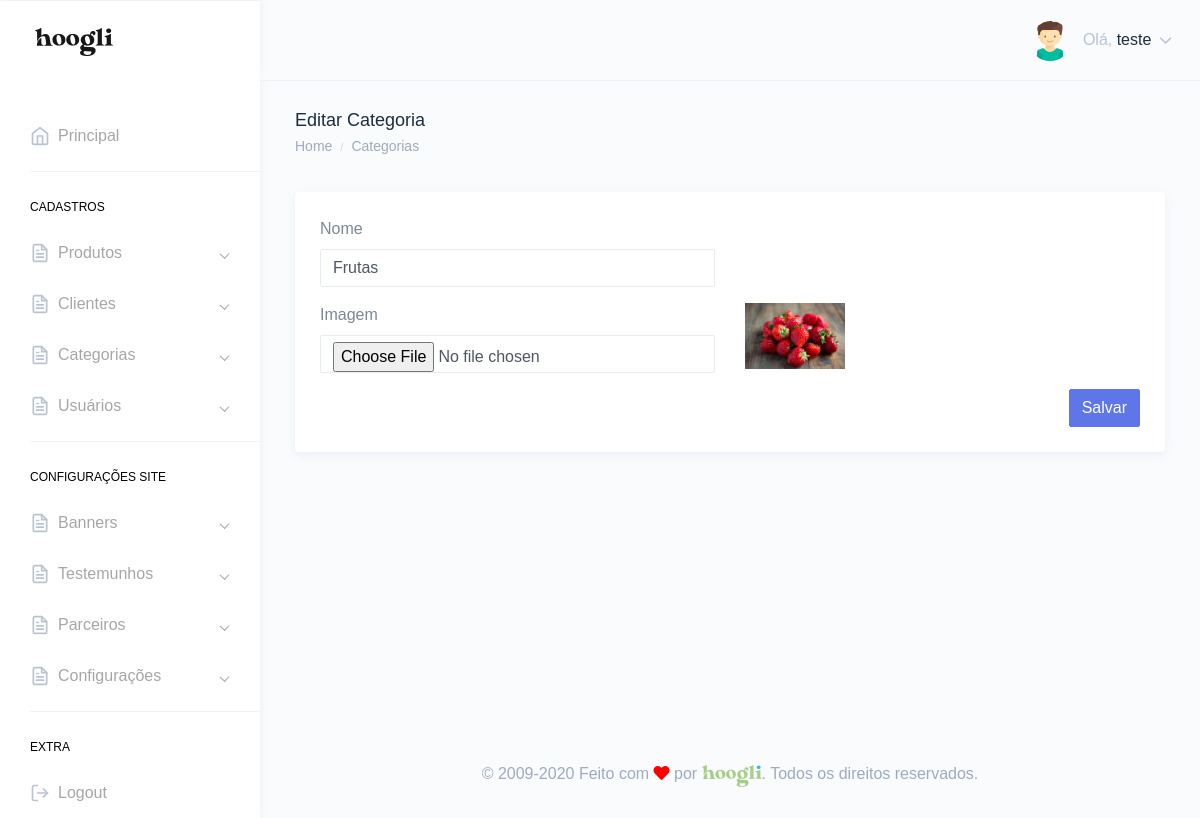
Page /painel/editar-categoria.php?id=1 (signed in) on the committed database.
### tables this page shows
CREATE TABLE `tbl_usuarios` (
  `id` int(11) NOT NULL,
  `nome` varchar(250) DEFAULT NULL,
  `email` varchar(250) DEFAULT NULL,
  `telefone` varchar(250) DEFAULT NULL,
  `endereco` varchar(250) DEFAULT NULL,
  `cpf` varchar(100) DEFAULT NULL,
  `login` varchar(100) DEFAULT NULL,
  `senha` varchar(100) DEFAULT NULL,
  `foto` varchar(250) DEFAULT NULL,
  `id_cargo` int(11) DEFAULT NULL,
  `sexo` varchar(2) DEFAULT NULL,
  `perm_cad_usuario` varchar(2) DEFAULT NULL,
  `perm_relatorio` varchar(2) DEFAULT NULL,
  `perm_add_usuario` varchar(2) DEFAULT NULL,
  `perm_edit_usuario` varchar(2) DEFAULT NULL,
  `perm_del_usuario` varchar(2) DEFAULT NULL,
  `perm_cad_contato` varchar(2) DEFAULT NULL,
  `perm_edit_contato` varchar(2) DEFAULT NULL,
  `perm_del_contato` varchar(2) DEFAULT NULL,
  `perm_edit_contato_nf` varchar(3) DEFAULT NULL,
  `perm_pag_principal_rm` varchar(2) DEFAULT NULL,
  `perm_pag_principal_uc` varchar(2) DEFAULT NULL,
  `admin_geral` varchar(2) DEFAULT NULL,
  `data_frase` date DEFAULT NULL,
  `id_frase` int(11) DEFAULT NULL,
  `frase_lida` varchar(2) DEFAULT NULL
);

CREATE TABLE `tbl_categoria` (
  `id` int(11) NOT NULL,
  `nome` varchar(250) DEFAULT NULL,
  `foto` varchar(250) DEFAULT NULL,
  `url_amigavel` varchar(250) DEFAULT NULL
);

### Connection/con-pdo.php (called while the page is built, shortened)
<?php
$conInstanciada = '';
if(empty($conInstanciada)) {
	class Conexao {
		private static $pdo;
		public static function getInstance() {
		if (!isset(self::$pdo)) {
		 try {
		  $opcoes = array(PDO::MYSQL_ATTR_INIT_COMMAND => 'SET NAMES utf8', PDO::ATTR_PERSISTENT => TRUE);
		  self::$pdo = new PDO("mysql:host=" . HOST . "; dbname=" . DBNAME . "; charset=" . CHARSET . ";", USER, PASSWORD, $opcoes);
		  self::$pdo->setAttribute(PDO::ATTR_ERRMODE, PDO::ERRMODE_EXCEPTION);
		 } catch (PDOException $e) {
		  print "Erro: " . $e->getMessage();
		 }
		}
		return self::$pdo;
		}
	}
}

### Class/acesso.class.php (called while the page is built, shortened)
<?php
$AcessoInstanciada = '';
if(empty($AcessoInstanciada)) {
	if(file_exists('Connection/conexao.php')) {
		require_once('Connection/con-pdo.php');
		require_once('funcoes.php');
	} else {
		require_once('../Connection/con-pdo.php');
		require_once('../funcoes.php');
	}
	class Acesso {
		private $pdo = null;
		private static $Acesso = null;
		private function __construct($conexao){
			$this->pdo = $conexao;
		}
		public static function getInstance($conexao){
			if (!isset(self::$Acesso)):
				self::$Acesso = new Acesso($conexao);
			endif;
			return self::$Acesso;
		}
		function rsDados($id='', $idCargo='', $orderBy='', $limite='') {
			$sqlLimite = '';
			$sqlOrdem = '';
			$sql = '';
			$nCampos = 0;
			if(!empty($id)) {
				$sql .= " and id = ?";
				$nCampos++;
				$campo[$nCampos] = $id;
			}
			try{
				$sql = "SELECT * FROM tbl_usuarios where 1=1 $sql $sqlOrdem $sqlLimite";
				$stm = $this->pdo->prepare($sql);
				for($i=1; $i<=$nCampos; $i++) {
					$stm->bindValue($i, $campo[$i]);
				}
				$stm->execute();
				$rsDados = $stm->fetchAll(PDO::FETCH_OBJ);
				if($id <> '' or $limite == 1) {
					return($rsDados[0]);
				} else {
					return($rsDados);
				}
			} catch(PDOException $erro){
				echo $erro->getMessage();
			}
		}
	}
}

### painel/verifica.php (called while the page is built, shortened)
<?php
include "../Class/acesso.class.php";
$verificaRestrito = Acesso::getInstance(Conexao::getInstance());
include "../Class/categorias.class.php";
$categorias = Categorias::getInstance(Conexao::getInstance());
$verificaRestrito->restritoAdmin();
$dadosUsuarioLogado = $verificaRestrito->rsDados($_SESSION['dadosLogado']->id);
?>

### funcoes.php (called while the page is built, shortened)
<?php
  function icone_genero($genero) {
    switch ($genero) {
      case "M": return "assets/images/avatars/boy.svg"; break;
    }
  }
?>

### Class/categorias.class.php (called while the page is built, shortened)
<?php
$CategoriasInstanciada = '';
if(empty($CategoriasInstanciada)) {
	if(file_exists('Connection/conexao.php')) {
		require_once('Connection/con-pdo.php');
		require_once('funcoes.php');
	} else {
		require_once('../Connection/con-pdo.php');
		require_once('../funcoes.php');
	}
	class Categorias {
		private $pdo = null;
		private static $Categorias = null;
		private function __construct($conexao){
			$this->pdo = $conexao;
		}
		public static function getInstance($conexao){
			if (!isset(self::$Categorias)):
				self::$Categorias = new Categorias($conexao);
			endif;
			return self::$Categorias;
		}
		function rsDados($id='', $orderBy='', $limite='', $url_amigavel='') {
			$nCampos = 0;
			$sql = '';
			$sqlOrdem = '';
			$sqlLimite = '';
			if(!empty($id)) {
				$sql .= " and id = ?";
				$nCampos++;
				$campo[$nCampos] = $id;
			}
			try{
				$sql = "SELECT * FROM tbl_categoria where 1=1 $sql $sqlOrdem $sqlLimite";
				$stm = $this->pdo->prepare($sql);
				for($i=1; $i<=$nCampos; $i++) {
					$stm->bindValue($i, $campo[$i]);
				}
				$stm->execute();
				$rsDados = $stm->fetchAll(PDO::FETCH_OBJ);
				if($id <> '' or $limite == 1) {
					return($rsDados[0]);
				} else {
					return($rsDados);
				}
			} catch(PDOException $erro){
				echo $erro->getMessage();
			}
		}
	}
}

### painel/editar-categoria.php (the view, shortened to what this page needs)
<?php include "verifica.php";
$id = '';
if(isset($_GET['id'])){
    if(empty($_GET['id'])){
        header('Location: categorias.php');
    }else{
        $id = $_GET['id'];
    }
}
$categorias->editar();
$editarCategoria = $categorias->rsDados($id);
?>
<!DOCTYPE html>
<html dir="ltr" lang="pt-br">
<head>
    <link href="dist/css/style.min.css" rel="stylesheet">
</head>
<body>
    <div id="main-wrapper" data-theme="light" data-layout="vertical" data-navbarbg="skin6" data-sidebartype="full" data-sidebar-position="fixed" data-header-position="fixed" data-boxed-layout="full">
       <?php include "header.php";?>
       <?php include "inc-menu-lateral.php";?>
        <div class="page-wrapper">
            <div class="page-breadcrumb">
                <div class="row">
                    <div class="col-7 align-self-center">
                        <h4 class="page-title text-truncate text-dark font-weight-medium mb-1">Editar Categoria</h4>
                        <div class="d-flex align-items-center">
                            <nav aria-label="breadcrumb">
                                <ol class="breadcrumb m-0 p-0">
                                    <li class="breadcrumb-item"><a href="." class="text-muted">Home</a></li>
                                    <li class="breadcrumb-item text-muted active" aria-current="page"><a href="categorias.php" class="text-muted">Categorias</a></li>
                                </ol>
                            </nav>
                        </div>
                    </div>
                </div>
            </div>
            <div class="container-fluid">
                <div class="row">
                    <div class="col-12">
                        <div class="card">
                            <div class="card-body">
                                <form method="POST" enctype="multipart/form-data">
                                    <div class="form-body">
                                        <div class="row">
                                            <div class="col-md-6">
                                                <div class="form-group">
                                                <label class="mr-sm-2" for="">Nome</label>
                                                    <input type="text" class="form-control" name="nome" value="<?php if(isset($editarCategoria->nome) && !empty($editarCategoria->nome)){ echo $editarCategoria->nome;}?>" >
                                                </div>
                                            </div>
                                        </div>
                                        <div class="row">
                                            <div class="col-md-6">
                                                <div class="form-group">
                                                <label class="mr-sm-2" for="">Imagem</label>
                                                    <input type="file" name="foto" class="form-control" >
                                                </div>
                                            </div>
                                             <?php if(isset($editarCategoria->foto) && !empty($editarCategoria->foto)){ ?>
                                            <div class="col-md-6">
                                                <div class="form-group">
                                                    <img src="../img/<?php echo $editarCategoria->foto;?>"  width="100">
                                                </div>
                                            </div>
                                            <?php }?>
                                        </div>
                                    </div>
                                    <div class="form-actions">
                                        <div class="text-right">
                                            <button type="submit" class="btn btn-info">Salvar</button>
                                        </div>
                                    </div>
                                </form>
                            </div>
                        </div>
                    </div>
                </div>
            </div>
           <?php include "footer.php";?>
        </div>
    </div>
</body>
</html>

### painel/header.php (shortened to what this page needs)
<header class="topbar" data-navbarbg="skin6">
            <nav class="navbar top-navbar navbar-expand-md">
                <div class="navbar-header" data-logobg="skin6">
                    <div class="navbar-brand">
                        <a href=".">
                            <span class="logo-text">
                                <img src="assets/images/hoogli_logo.png" alt="homepage" class="dark-logo" />
                            </span>
                        </a>
                    </div>
                </div>
                <div class="navbar-collapse collapse" id="navbarSupportedContent">
                    <ul class="navbar-nav float-right">
                        <li class="nav-item dropdown">
                            <a class="nav-link dropdown-toggle" href="javascript:void(0)" data-toggle="dropdown"
                                aria-haspopup="true" aria-expanded="false">
                                <?php if(!empty($dadosUsuarioLogado->foto)){?>
                                <img src="../img/<?php echo $dadosUsuarioLogado->foto;?>" alt="<?php echo $dadosUsuarioLogado->nome;?>" class="rounded-circle" width="40">
                                <?php }else{?>
                                <img src="<?php echo icone_genero($dadosUsuarioLogado->sexo);?>" alt="<?php echo $dadosUsuarioLogado->nome;?>" class="rounded-circle" width="40">
                                <?php }?>
                                <span class="ml-2 d-none d-lg-inline-block"><span>Olá,</span> <span
                                        class="text-dark"><?php echo $dadosUsuarioLogado->nome;?></span> <i data-feather="chevron-down"
                                        class="svg-icon"></i></span>
                            </a>
                        </li>
                    </ul>
                </div>
            </nav>
        </header>

### rows in the picture
tbl_usuarios: nome "teste"
tbl_categoria: nome "Frutas", foto (picture)
